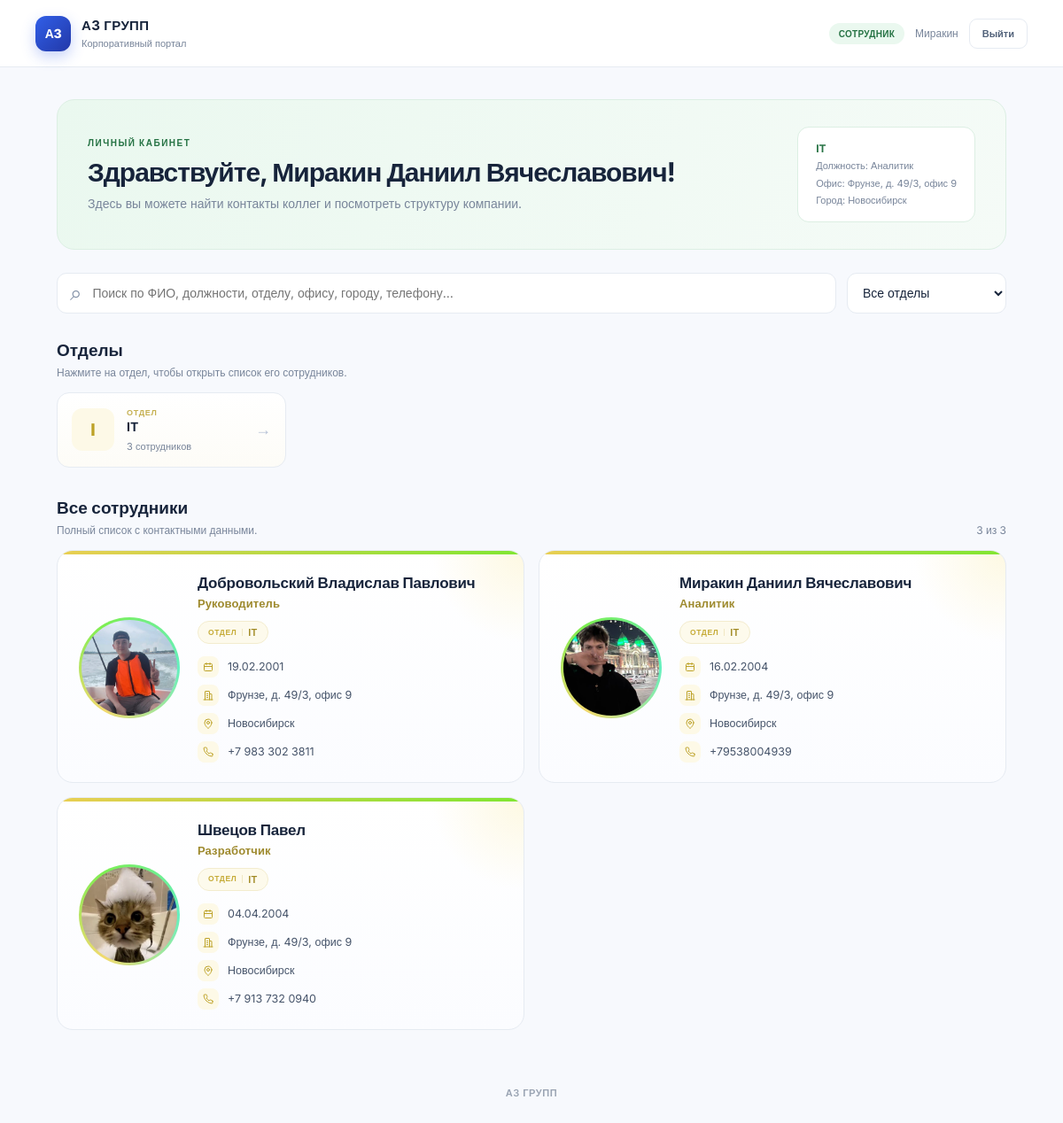
Page / (signed in) on the committed database.
### tables this page shows
CREATE TABLE employees (
                id INTEGER PRIMARY KEY AUTOINCREMENT,
                full_name TEXT NOT NULL,
                department TEXT NOT NULL,
                phone TEXT NOT NULL,
                photo TEXT,
                username TEXT UNIQUE,
                password_hash TEXT
            , birth_date TEXT, office TEXT, city TEXT, position TEXT);

### app.py (the view)
@app.route("/")
@login_required()
def dashboard():
    with get_db() as db:
        my_rows = []
        if session["role"] == "employee":
            my_rows = db.execute(
                "SELECT * FROM employees WHERE id = ?", (session["employee_id"],)
            ).fetchall()
        all_employees = db.execute(
            "SELECT * FROM employees ORDER BY full_name COLLATE NOCASE"
        ).fetchall()
    departments = sorted({row["department"] for row in all_employees}, key=str.lower)
    counts = {}
    for row in all_employees:
        counts[row["department"]] = counts.get(row["department"], 0) + 1
    department_stats = [{"name": name, "count": counts[name]} for name in departments]
    current_employee = my_rows[0] if my_rows else None
    return render_template(
        "index.html",
        employees=all_employees,
        departments=departments,
        department_stats=department_stats,
        role=session["role"],
        username=session["username"],
        current_employee=current_employee,
    )

### app.py (called while the page is built)
def get_db():
    conn = sqlite3.connect(DB_PATH)
    conn.row_factory = sqlite3.Row
    return conn

@app.template_filter("ru_date")
def ru_date(value):
    if not value:
        return "—"
    try:
        return datetime.strptime(value, "%Y-%m-%d").strftime("%d.%m.%Y")
    except (ValueError, TypeError):
        return value

@app.template_filter("dept_hue")
def dept_hue(name):
    return (sum(ord(c) for c in (name or "")) * 37) % 360

@app.context_processor
def inject_globals():
    return {"today_mmdd": datetime.now().strftime("%m-%d")}

def login_required(role=None):
    def decorator(view):
        @wraps(view)
        def wrapped(*args, **kwargs):
            if not session.get("user_id"):
                return redirect(url_for("login"))
            if role and session.get("role") != role:
                flash("У вас недостаточно прав для этого действия.", "error")
                return redirect(url_for("dashboard"))
            return view(*args, **kwargs)
        return wrapped
    return decorator

### templates/index.html (shortened to what this page needs)
<!doctype html>
<html lang="ru">
<head>
  <link rel="stylesheet" href="{{ url_for('static', filename='style.css') }}">
</head>
<body>
<header class="topbar">
  <div class="brand">
    <div class="brand-icon">А3</div>
    <div>
      <strong>А3 ГРУПП</strong>
      <span>Корпоративный портал</span>
    </div>
  </div>
  <div class="top-actions">
    <span class="role-pill {{ role }}">{{ 'Администратор' if role == 'admin' else 'Сотрудник' }}</span>
    <span class="user-name">{{ username }}</span>
    <form action="{{ url_for('logout') }}" method="post">
      <button class="logout-button" type="submit">Выйти</button>
    </form>
  </div>
</header>
<main class="container">
  {% if role == 'admin' %}
    <nav class="admin-nav" style="margin-top: 0; margin-bottom: 26px;">
      <a href="#add-form">+ Добавить сотрудника</a>
    </nav>
  {% else %}
    <section class="welcome employee-welcome">
      <div>
        <p class="eyebrow">ЛИЧНЫЙ КАБИНЕТ</p>
        <h1>Здравствуйте, {{ current_employee.full_name if current_employee else username }}!</h1>
        <p class="welcome-text">Здесь вы можете найти контакты коллег и посмотреть структуру компании.</p>
      </div>
      {% if current_employee %}
      <div class="employee-access">
        <strong>{{ current_employee.department }}</strong><br>
        {% if current_employee.position %}<small>Должность: {{ current_employee.position }}</small><br>{% endif %}
        {% if current_employee.office %}<small>Офис: {{ current_employee.office }}</small><br>{% endif %}
        {% if current_employee.city %}<small>Город: {{ current_employee.city }}</small>{% endif %}
      </div>
      {% endif %}
    </section>
  {% endif %}
  <div class="toolbar">
    <label class="search-box">
      <span>⌕</span>
      <input id="search-input" type="search" autocomplete="off"
             placeholder="Поиск по ФИО, должности, отделу, офису, городу, телефону…">
    </label>
    <select id="department-filter">
      <option value="">Все отделы</option>
    </select>
  </div>
  <section class="departments-section">
    <div class="section-heading">
      <div>
        <h2>Отделы</h2>
        <p>Нажмите на отдел, чтобы открыть список его сотрудников.</p>
      </div>
    </div>
    <div class="department-grid">
      {% for d in department_stats %}
        <a class="department-card"
           href="{{ url_for('department_view', name=d.name) }}"
           style="--h: {{ d.name|dept_hue }}">
          <div class="department-icon">{{ d.name[:1]|upper }}</div>
          <div class="department-body">
            <span class="department-kind">Отдел</span>
            <h3>{{ d.name }}</h3>
            <span class="department-count">
              {{ d.count }} {{ 'сотрудник' if d.count % 10 == 1 and d.count % 100 != 11 else 'сотрудников' }}
            </span>
          </div>
          <span class="department-arrow">→</span>
        </a>
      {% endfor %}
    </div>
  </section>
  <section style="margin-top:34px">
    <div class="section-heading">
      <div>
        <h2>Все сотрудники</h2>
        <p>Полный список с контактными данными.</p>
      </div>
      <span class="result-count" id="result-count">{{ employees|length }} из {{ employees|length }}</span>
    </div>
    <div class="employee-grid" id="employee-grid">
      {% for emp in employees %}
      <article class="employee-card"
        style="--h: {{ emp.department|dept_hue }}"
        data-name="{{ emp.full_name|lower }}"
        data-position="{{ (emp.position or '')|lower }}"
        data-department="{{ emp.department|lower }}"
        data-phone="{{ (emp.phone or '')|lower }}"
        data-office="{{ (emp.office or '')|lower }}"
        data-city="{{ (emp.city or '')|lower }}"
        data-birth-date="{{ emp.birth_date or '' }}">
        <div class="employee-main">
          {% if emp.photo %}
            <button class="avatar-btn" type="button"
                    data-photo="{{ url_for('static', filename=emp.photo) }}"
                    data-name="{{ emp.full_name }}"
                    aria-label="Открыть фото {{ emp.full_name }}">
              <img class="avatar" src="{{ url_for('static', filename=emp.photo) }}"
                   alt="{{ emp.full_name }}">
            </button>
          {% else %}
            <div class="avatar-btn avatar-btn-static" aria-hidden="true">
              <div class="avatar avatar-placeholder">{{ emp.full_name[:1]|upper }}</div>
            </div>
          {% endif %}
          <div class="employee-info">
            <h3>{{ emp.full_name }}</h3>
            {% if emp.position %}
              <p class="employee-position">{{ emp.position }}</p>
            {% endif %}
            <div class="badges">
              <span class="department"><span class="department-kind-inline">Отдел</span>{{ emp.department }}</span>
            </div>
            <div class="employee-meta">
              <div class="meta-row">
                <span class="meta-icon" title="Дата рождения" aria-label="Дата рождения">
                  <svg viewBox="0 0 24 24" fill="none" stroke="currentColor" stroke-width="2"
                       stroke-linecap="round" stroke-linejoin="round">
                    <rect x="3" y="5" width="18" height="16" rx="2"/>
                    <path d="M16 3v4M8 3v4M3 11h18"/>
                  </svg>
                </span>
                <span class="meta-text">{{ emp.birth_date|ru_date }}</span>
              </div>
              <div class="meta-row">
                <span class="meta-icon" title="Офис" aria-label="Офис">
                  <svg viewBox="0 0 24 24" fill="none" stroke="currentColor" stroke-width="2"
                       stroke-linecap="round" stroke-linejoin="round">
                    <path d="M5 22V4a1 1 0 0 1 1-1h8a1 1 0 0 1 1 1v18"/>
                    <path d="M15 9h4a1 1 0 0 1 1 1v12"/>
                    <path d="M2 22h20"/>
                    <path d="M9 9h2M9 13h2M9 17h2"/>
                  </svg>
                </span>
                <span class="meta-text">{{ emp.office or '—' }}</span>
              </div>
              <div class="meta-row">
                <span class="meta-icon" title="Город" aria-label="Город">
                  <svg viewBox="0 0 24 24" fill="none" stroke="currentColor" stroke-width="2"
                       stroke-linecap="round" stroke-linejoin="round">
                    <path d="M20 10c0 7-8 13-8 13s-8-6-8-13a8 8 0 0 1 16 0z"/>
                    <circle cx="12" cy="10" r="3"/>
                  </svg>
                </span>
                <span class="meta-text">{{ emp.city or '—' }}</span>
              </div>
              <div class="meta-row">
                <span class="meta-icon" title="Телефон" aria-label="Телефон">
                </span>
                <a class="meta-text" href="tel:{{ emp.phone }}">{{ emp.phone }}</a>
              </div>
            </div>
          </div>
        </div>
      </article>
      {% endfor %}
    </div>
  </section>
</main>
<footer>
  <span>А3 ГРУПП</span>
</footer>
</body>
</html>

### rows in the picture
employees: username "Миракин", full_name "Миракин Даниил Вячеславович", department "IT", position "Аналитик", office "Фрунзе, д. 49/3, офис 9", city "Новосибирск", photo (picture), birth_date|ru_date "16.02.2004", phone "+79538004939"
employees: department "I", name "IT", count "3", count "сотрудников", photo (picture), full_name "Добровольский Владислав Павлович", position "Руководитель", department "IT", birth_date|ru_date "19.02.2001", office "Фрунзе, д. 49/3, офис 9", city "Новосибирск", phone "+7 983 302 3811"
employees: photo (picture), full_name "Швецов Павел", position "Разработчик", department "IT", birth_date|ru_date "04.04.2004", office "Фрунзе, д. 49/3, офис 9", city "Новосибирск", phone "+7 913 732 0940"

### other values in the picture
{{ 'Администратор' if role == 'admin' else 'Сотрудник' }} "СОТРУДНИК"
{{ employees|length }} "3"
